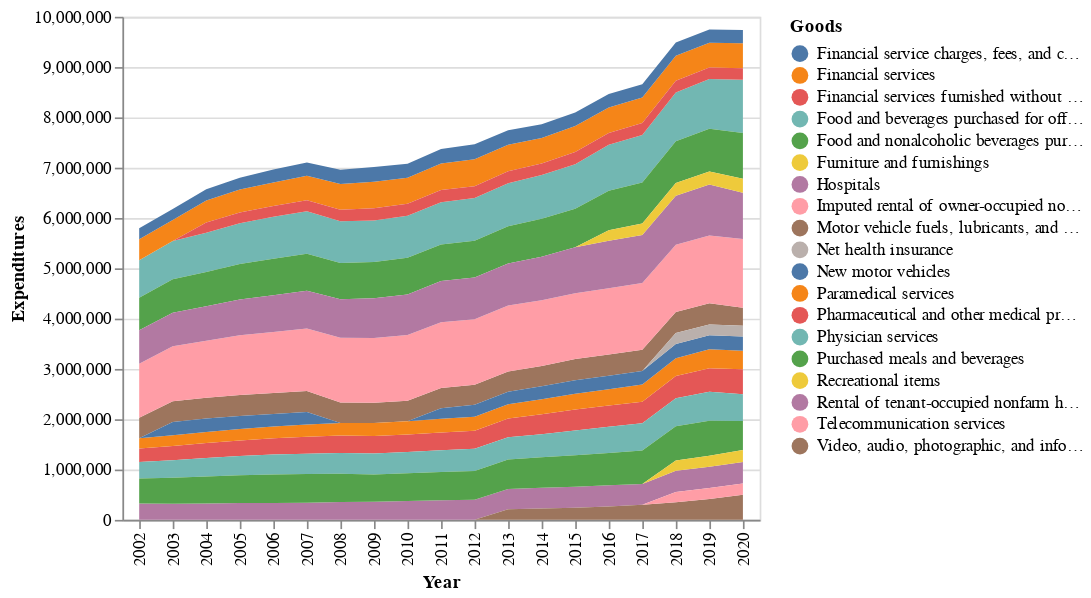

The notebook cell this image was saved under:
### Markdown cell above
###### Перейдите по ссылке, чтобы открыть streamlit:  https://share.streamlit.io/n1kesha/shops_and_consumption/main.py

###### На всякий случай, продублирую здесь

### Code cell
df = pd.read_csv("USA_consumption.csv")
years = df.columns.tolist()[1:]
df_melt = pd.melt(df.drop(df.tail(1).index), id_vars=['Goods'], value_vars=years)
df1 = df.set_index('Goods')
i, =np.where(df_melt['value']>200000)
y = pd.DataFrame(df_melt['value'][i[1:]])
df_merged = df_melt.merge(y, on='value', how='inner')
selection = alt.selection_multi(fields=['Goods'], bind='legend')
alt.Chart(df_merged).mark_area().encode(
alt.X("variable", title="Year"),
alt.Y('value', title='Expenditures'),
color="Goods",
tooltip='Goods',
opacity=alt.condition(selection, alt.value(1), alt.value(0.2))).add_selection(selection)

### Figure 1 — Vega-Lite specification as saved in the notebook (floating-point values rounded to 4 significant figures; data arrays with more than 128 entries replaced by an {"elided": "..."} marker saying what was removed)
{"config": {"view": {"continuousWidth": 400, "continuousHeight": 300}}, "data": {"name": "data-3d3df2988b21f7594b37e6595ad55e5a"}, "mark": "area", "encoding": {"color": {"field": "Goods", "type": "nominal"}, "opacity": {"condition": {"value": 1, "selection": "selector001"}, "value": 0.2}, "tooltip": {"field": "Goods", "type": "nominal"}, "x": {"field": "variable", "title": "Year", "type": "nominal"}, "y": {"field": "value", "title": "Expenditures", "type": "quantitative"}}, "selection": {"selector001": {"type": "multi", "fields": ["Goods"], "bind": "legend"}}, "$schema": "https://vega.github.io/schema/vega-lite/v4.17.0.json", "datasets": {"data-3d3df2988b21f7594b37e6595ad55e5a": {"elided": "282 records"}}}
